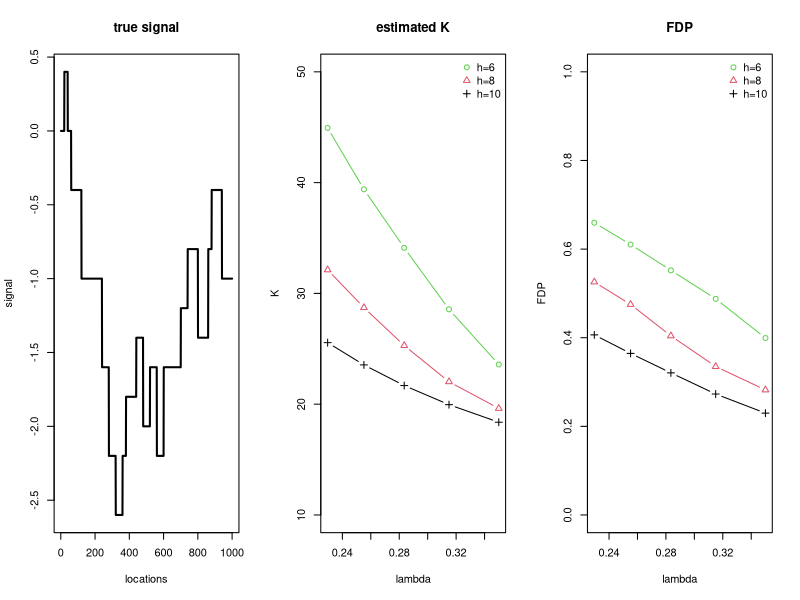

Recreate this plot in R.
#######################Simulation 0 (Figure 1 in Introduction)
#######################define some functions 
#Calculate the value for local diagnostic function
localDiagnostic<-function (y, h) { 
  yy = c(rep(0, h - 1), y, rep(0, h))
  n = length(y)
  z = rep(0, n)
  for(i in 1:n){
    z[i]=sum(yy[i:(h+i-1)])/h-sum(yy[(h+i):(2*h-1+i)])/h
  }
  return(z)
}

#Get the local maximizers of local diagnostic function
localMax<-function (y, span = 5) {  
  if (length(y) < span * 2 + 1) 
    return(NULL)
  n = length(y)
  index = NULL
  for (i in (span + 1):(n - span)) {
    if (y[i] == max(y[(i - span):(i + span)])) 
      index = c(index, i)
  }
  return(index)
}


#######################Simulation 0 
set.seed(9)
n=1000
J=20
x=1:n
tau=sort(sample(1:49, size=J, replace = FALSE))*20
h=c(6,8,10)
lambda=0.35*0.9^((1:5)-1)
num=matrix(0,nr=3,ncol=5)       #average number of candidates
FDP=matrix(0,nr=3,ncol=5)        #average FDP
beta=sample(c(-0.6,-0.4,0.4,0.6), size=J, replace = TRUE)
signal=0
for(i in 1:J){
  signal<-signal+beta[i]*(x>tau[i])
}
for(i in 1:3){
  h1=h[i]
  for(j in 1:5){
    n1=rep(0,200)
    fp=rep(0,200)
    for(k in 1:200){
      y=signal+rnorm(n,mean=0,sd=0.25) 
      D=abs(localDiagnostic(y, h=h1))
      index=localMax(D,span=h1)
      candidate=index[which(D[index]>lambda[j])]
      n1[k]=length(candidate)
      for(l in 1:length(candidate)){
        if(min(abs(candidate[l]-tau))>1)
          fp[k]=fp[k]+1
      }
      fp[k]=fp[k]/length(candidate)
    }
    num[i,j]=mean(n1)
    FDP[i,j]=mean(fp)
  }
}

############################Figure 1
par(mfrow=c(1,3))
plot(x,signal,type="l", lwd=2, xlab="locations", ylab="signal", main="true signal")
plot(x=lambda, y=num[1, ], pch=1, col=3, type="b", ylim=c(10,50), xlab = "lambda",ylab ="K",main="estimated K")
lines(x=lambda, y=num[2, ], pch=2, col=2, type="b")
lines(x=lambda, y=num[3, ], pch=3, col=1, type="b")
legend("topright", legend=c("h=6","h=8","h=10"), pch=c(1,2,3), col=c(3,2,1), bty="n")
plot(x=lambda, y=FDP[1, ], pch=1, col=3, type="b", ylim=c(0,1), xlab = "lambda",ylab ="FDP",main="FDP")
lines(x=lambda, y=FDP[2, ], pch=2, col=2, type="b")
lines(x=lambda, y=FDP[3, ], pch=3, col=1, type="b")
legend("topright", legend=c("h=6","h=8","h=10"), pch=c(1,2,3), col=c(3,2,1), bty="n")
